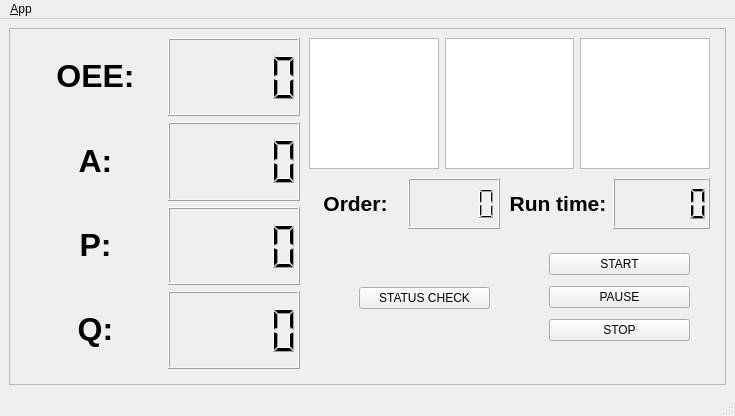
<?xml version="1.0" encoding="UTF-8"?>
<ui version="4.0">
 <class>ROSApp</class>
 <widget class="QMainWindow" name="ROSApp">
  <property name="geometry">
   <rect>
    <x>0</x>
    <y>0</y>
    <width>735</width>
    <height>416</height>
   </rect>
  </property>
  <property name="mouseTracking">
   <bool>false</bool>
  </property>
  <property name="windowTitle">
   <string>QRosApp</string>
  </property>
  <property name="windowIcon">
   <iconset resource="../resources/images.qrc">
    <normaloff>:/images/icon.png</normaloff>:/images/icon.png</iconset>
  </property>
  <property name="locale">
   <locale language="English" country="Australia"/>
  </property>
  <widget class="QWidget" name="centralwidget">
   <layout class="QHBoxLayout">
    <item>
     <widget class="QFrame" name="frame_2">
      <property name="frameShape">
       <enum>QFrame::StyledPanel</enum>
      </property>
      <property name="frameShadow">
       <enum>QFrame::Raised</enum>
      </property>
      <widget class="QWidget" name="gridLayoutWidget">
       <property name="geometry">
        <rect>
         <x>20</x>
         <y>10</y>
         <width>271</width>
         <height>331</height>
        </rect>
       </property>
       <layout class="QGridLayout" name="gridLayout_2">
        <item row="0" column="2">
         <widget class="QLCDNumber" name="lcdNumber"/>
        </item>
        <item row="1" column="2">
         <widget class="QLCDNumber" name="lcdNumber_2"/>
        </item>
        <item row="0" column="1">
         <widget class="QLabel" name="label_4">
          <property name="text">
           <string>&lt;html&gt;&lt;head/&gt;&lt;body&gt;&lt;p align=&quot;center&quot;&gt;&lt;span style=&quot; font-size:24pt; font-weight:600;&quot;&gt;OEE:&lt;/span&gt;&lt;/p&gt;&lt;/body&gt;&lt;/html&gt;</string>
          </property>
         </widget>
        </item>
        <item row="1" column="1">
         <widget class="QLabel" name="label_5">
          <property name="text">
           <string>&lt;html&gt;&lt;head/&gt;&lt;body&gt;&lt;p align=&quot;center&quot;&gt;&lt;span style=&quot; font-size:24pt; font-weight:600;&quot;&gt;A:&lt;/span&gt;&lt;/p&gt;&lt;/body&gt;&lt;/html&gt;</string>
          </property>
         </widget>
        </item>
        <item row="2" column="1">
         <widget class="QLabel" name="label_6">
          <property name="text">
           <string>&lt;html&gt;&lt;head/&gt;&lt;body&gt;&lt;p align=&quot;center&quot;&gt;&lt;span style=&quot; font-size:24pt; font-weight:600;&quot;&gt;P:&lt;/span&gt;&lt;/p&gt;&lt;/body&gt;&lt;/html&gt;</string>
          </property>
         </widget>
        </item>
        <item row="3" column="1">
         <widget class="QLabel" name="label_7">
          <property name="text">
           <string>&lt;html&gt;&lt;head/&gt;&lt;body&gt;&lt;p align=&quot;center&quot;&gt;&lt;span style=&quot; font-size:24pt; font-weight:600;&quot;&gt;Q:&lt;/span&gt;&lt;/p&gt;&lt;/body&gt;&lt;/html&gt;</string>
          </property>
         </widget>
        </item>
        <item row="3" column="2">
         <widget class="QLCDNumber" name="lcdNumber_4"/>
        </item>
        <item row="2" column="2">
         <widget class="QLCDNumber" name="lcdNumber_3"/>
        </item>
       </layout>
      </widget>
      <widget class="QWidget" name="verticalLayoutWidget">
       <property name="geometry">
        <rect>
         <x>540</x>
         <y>220</y>
         <width>141</width>
         <height>101</height>
        </rect>
       </property>
       <layout class="QVBoxLayout" name="verticalLayout_2">
        <item>
         <widget class="QPushButton" name="pushButton">
          <property name="text">
           <string>START</string>
          </property>
         </widget>
        </item>
        <item>
         <widget class="QPushButton" name="pushButton_4">
          <property name="text">
           <string>PAUSE</string>
          </property>
         </widget>
        </item>
        <item>
         <widget class="QPushButton" name="pushButton_2">
          <property name="text">
           <string>STOP</string>
          </property>
         </widget>
        </item>
       </layout>
      </widget>
      <widget class="QWidget" name="verticalLayoutWidget_2">
       <property name="geometry">
        <rect>
         <x>350</x>
         <y>250</y>
         <width>131</width>
         <height>40</height>
        </rect>
       </property>
       <layout class="QVBoxLayout" name="verticalLayout_4">
        <item>
         <widget class="QPushButton" name="pushButton_3">
          <property name="text">
           <string>STATUS CHECK</string>
          </property>
         </widget>
        </item>
       </layout>
      </widget>
      <widget class="QWidget" name="horizontalLayoutWidget">
       <property name="geometry">
        <rect>
         <x>300</x>
         <y>10</y>
         <width>401</width>
         <height>131</height>
        </rect>
       </property>
       <layout class="QHBoxLayout" name="horizontalLayout">
        <item>
         <widget class="QGraphicsView" name="graphicsView">
          <property name="autoFillBackground">
           <bool>true</bool>
          </property>
          <property name="backgroundBrush">
           <brush brushstyle="NoBrush">
            <color alpha="255">
             <red>255</red>
             <green>0</green>
             <blue>0</blue>
            </color>
           </brush>
          </property>
          <property name="interactive">
           <bool>false</bool>
          </property>
         </widget>
        </item>
        <item>
         <widget class="QGraphicsView" name="graphicsView_3">
          <property name="autoFillBackground">
           <bool>true</bool>
          </property>
          <property name="backgroundBrush">
           <brush brushstyle="NoBrush">
            <color alpha="255">
             <red>0</red>
             <green>170</green>
             <blue>0</blue>
            </color>
           </brush>
          </property>
          <property name="foregroundBrush">
           <brush brushstyle="NoBrush">
            <color alpha="255">
             <red>0</red>
             <green>170</green>
             <blue>0</blue>
            </color>
           </brush>
          </property>
          <property name="interactive">
           <bool>true</bool>
          </property>
         </widget>
        </item>
        <item>
         <widget class="QGraphicsView" name="graphicsView_2">
          <property name="backgroundBrush">
           <brush brushstyle="NoBrush">
            <color alpha="255">
             <red>255</red>
             <green>205</green>
             <blue>5</blue>
            </color>
           </brush>
          </property>
          <property name="foregroundBrush">
           <brush brushstyle="NoBrush">
            <color alpha="255">
             <red>255</red>
             <green>205</green>
             <blue>5</blue>
            </color>
           </brush>
          </property>
         </widget>
        </item>
       </layout>
      </widget>
      <widget class="QWidget" name="horizontalLayoutWidget_2">
       <property name="geometry">
        <rect>
         <x>300</x>
         <y>150</y>
         <width>191</width>
         <height>51</height>
        </rect>
       </property>
       <layout class="QHBoxLayout" name="horizontalLayout_2">
        <item>
         <widget class="QLabel" name="label">
          <property name="text">
           <string>&lt;html&gt;&lt;head/&gt;&lt;body&gt;&lt;p align=&quot;center&quot;&gt;&lt;span style=&quot; font-size:16pt; font-weight:600;&quot;&gt;Order:&lt;/span&gt;&lt;/p&gt;&lt;/body&gt;&lt;/html&gt;</string>
          </property>
         </widget>
        </item>
        <item>
         <widget class="QLCDNumber" name="lcdNumber_5"/>
        </item>
       </layout>
      </widget>
      <widget class="QWidget" name="horizontalLayoutWidget_3">
       <property name="geometry">
        <rect>
         <x>500</x>
         <y>150</y>
         <width>201</width>
         <height>51</height>
        </rect>
       </property>
       <layout class="QHBoxLayout" name="horizontalLayout_3">
        <item>
         <widget class="QLabel" name="label_2">
          <property name="text">
           <string>&lt;html&gt;&lt;head/&gt;&lt;body&gt;&lt;p align=&quot;center&quot;&gt;&lt;span style=&quot; font-size:16pt; font-weight:600;&quot;&gt;Run time:&lt;/span&gt;&lt;/p&gt;&lt;/body&gt;&lt;/html&gt;</string>
          </property>
         </widget>
        </item>
        <item>
         <widget class="QLCDNumber" name="lcdNumber_6"/>
        </item>
       </layout>
      </widget>
     </widget>
    </item>
   </layout>
  </widget>
  <widget class="QMenuBar" name="menubar">
   <property name="geometry">
    <rect>
     <x>0</x>
     <y>0</y>
     <width>735</width>
     <height>25</height>
    </rect>
   </property>
   <widget class="QMenu" name="menu_File">
    <property name="title">
     <string>&amp;App</string>
    </property>
    <addaction name="action_Preferences"/>
    <addaction name="separator"/>
    <addaction name="actionAbout"/>
    <addaction name="actionAbout_Qt"/>
    <addaction name="separator"/>
    <addaction name="action_Quit"/>
   </widget>
   <addaction name="menu_File"/>
  </widget>
  <widget class="QStatusBar" name="statusbar"/>
  <action name="action_Quit">
   <property name="text">
    <string>&amp;Quit</string>
   </property>
   <property name="shortcut">
    <string>Ctrl+Q</string>
   </property>
   <property name="shortcutContext">
    <enum>Qt::ApplicationShortcut</enum>
   </property>
  </action>
  <action name="action_Preferences">
   <property name="text">
    <string>&amp;Preferences</string>
   </property>
  </action>
  <action name="actionAbout">
   <property name="text">
    <string>&amp;About</string>
   </property>
  </action>
  <action name="actionAbout_Qt">
   <property name="text">
    <string>About &amp;Qt</string>
   </property>
  </action>
 </widget>
 <tabstops>
  <tabstop>pushButton</tabstop>
  <tabstop>pushButton_4</tabstop>
  <tabstop>pushButton_2</tabstop>
  <tabstop>pushButton_3</tabstop>
 </tabstops>
 <resources>
  <include location="../resources/images.qrc"/>
 </resources>
 <connections>
  <connection>
   <sender>action_Quit</sender>
   <signal>triggered()</signal>
   <receiver>ROSApp</receiver>
   <slot>close()</slot>
   <hints>
    <hint type="sourcelabel">
     <x>-1</x>
     <y>-1</y>
    </hint>
    <hint type="destinationlabel">
     <x>399</x>
     <y>299</y>
    </hint>
   </hints>
  </connection>
 </connections>
</ui>
